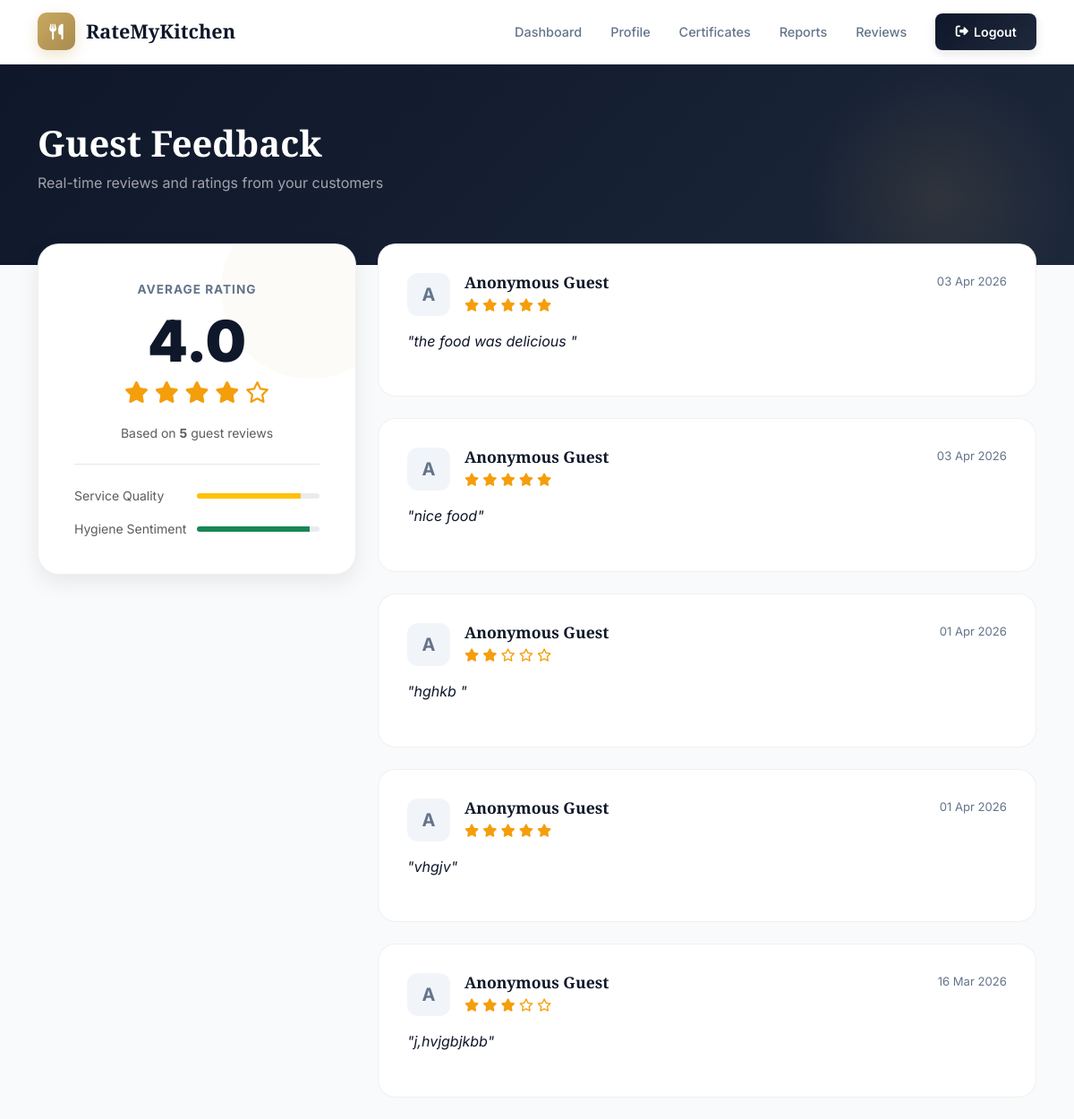
Page /User/reviews/ (signed in) on the committed database.
### User/models.py (models this page shows)
class CustomerReview(models.Model):
    hotel      = models.ForeignKey(tbl_hotel, on_delete=models.CASCADE)
    customer_name = models.CharField(max_length=100, default="Anonymous Guest", blank=True)
    rating     = models.PositiveSmallIntegerField()
    review     = models.TextField(blank=True)
    timestamp  = models.DateTimeField(auto_now_add=True)

### User/views.py (the view)
# urls.py: path("reviews/", views.view_reviews, name="view_reviews"),
def view_reviews(request):
    hotel = _require_hotel(request)
    if not hotel:
        return redirect("guest:login")
    reviews = CustomerReview.objects.filter(hotel=hotel).order_by('-timestamp')
    avg_rating = reviews.aggregate(Avg('rating'))['rating__avg'] or 0
    return render(request, 'User/Reviews.html', {
        'reviews': reviews,
        'avg_rating': round(avg_rating, 1),
        'total_reviews': reviews.count(),
        'hotel': hotel
    })

### User/views.py (called while the page is built)
def _require_hotel(request):
    hid = request.session.get("hid")
    if not hid:
        return None
    try:
        return tbl_hotel.objects.get(id=hid)
    except tbl_hotel.DoesNotExist:
        return None

### templates/User/Reviews.html (shortened to what this page needs)
{% extends "User/Header.html" %}
{% block content %}
<div class="page-banner">
    <div class="container banner-content" data-aos="fade-up">
        <h1 class="banner-title">Guest Feedback</h1>
        <p class="banner-subtitle">Real-time reviews and ratings from your customers</p>
    </div>
</div>
<div class="container" style="margin-top: -3rem; position: relative; z-index: 5;">
    {% if reviews %}
    <div class="row g-4">
        <div class="col-lg-4" data-aos="fade-right">
            <div class="rating-summary-card text-center">
                <div style="position: relative; z-index: 2;">
                    <p style="font-size: 0.85rem; font-weight: 700; color: var(--text-sub); text-transform: uppercase; letter-spacing: 1px;">Average Rating</p>
                    <div class="avg-number">{{ avg_rating }}</div>
                    <div class="stars-large">
                        {% for i in "12345" %}
                            <i class="fa{% if forloop.counter <= avg_rating %}s{% else %}r{% endif %} fa-star"></i>
                        {% endfor %}
                    </div>
                    <p class="text-muted small">Based on <strong>{{ total_reviews }}</strong> guest reviews</p>
                    <hr class="my-4" style="opacity: 0.1;">
                    <div class="d-flex flex-column gap-3 text-start">
                        <div class="d-flex align-items-center justify-content-between">
                            <span class="small fw-600 text-muted">Service Quality</span>
                            <div class="progress w-50" style="height: 6px;">
                                <div class="progress-bar bg-warning" style="width: 85%"></div>
                            </div>
                        </div>
                        <div class="d-flex align-items-center justify-content-between">
                            <span class="small fw-600 text-muted">Hygiene Sentiment</span>
                            <div class="progress w-50" style="height: 6px;">
                                <div class="progress-bar bg-success" style="width: 92%"></div>
                            </div>
                        </div>
                    </div>
                </div>
            </div>
        </div>
        <div class="col-lg-8" data-aos="fade-left">
            {% for review in reviews %}
            <div class="review-card" data-aos="fade-up" data-aos-delay="{{ forloop.counter0 }}00">
                <div class="d-flex align-items-start gap-3 mb-3">
                    <div class="reviewer-avatar">
                        {{ review.customer_name|first|upper }}
                    </div>
                    <div class="flex-grow-1">
                        <div class="d-flex justify-content-between align-items-start">
                            <h5 style="font-size: 1.1rem; font-weight: 800; color: var(--dark); margin: 0;">{{ review.customer_name }}</h5>
                            <span class="review-date">{{ review.timestamp|date:"d M Y" }}</span>
                        </div>
                        <div class="stars-small mt-1">
                            {% for i in "12345" %}
                                <i class="fa{% if forloop.counter <= review.rating %}s{% else %}r{% endif %} fa-star"></i>
                            {% endfor %}
                        </div>
                    </div>
                </div>
                <p class="review-text">"{{ review.review }}"</p>
            </div>
            {% endfor %}
        </div>
    </div>
    {% endif %}
</div>
{% endblock %}

### templates/User/Header.html (style rules this page uses)
:root { --primary: #C9A961; --primary-dark: #A88B4F; --primary-light: #f5e9cb; --success: #10b981; --warning: #f59e0b; --danger: #ef4444; --dark: #0f172a; --dark2: #1e293b; --card-bg: #ffffff; --body-bg: #f8fafc; --text-main: #0f172a; --text-sub: #64748b; --border: rgba(0,0,0,0.06); --shadow-sm: 0 2px 8px rgba(0, 0, 0, 0.04); --shadow-md: 0 8px 24px rgba(0, 0, 0, 0.08); --shadow-lg: 0 16px 48px rgba(0, 0, 0, 0.12); }
* { margin: 0; padding: 0; box-sizing: border-box; }
body { font-family: 'Inter', sans-serif; background: var(--body-bg); color: var(--text-main); min-height: 100vh; overflow-x: hidden; }
h1, h2, h3, h4, h5, h6 { font-family: 'Playfair Display', serif; font-weight: 800; }
.page-banner { background: linear-gradient(135deg, var(--dark) 0%, #1c273a 100%); padding: 4rem 0; color: white; position: relative; overflow: hidden; margin-bottom: -3rem; }
.page-banner::before { content: ''; position: absolute; top: 0; right: 0; width: 300px; height: 300px; background: radial-gradient(circle, rgba(201,169,97,0.12) 0%, transparent 70%); z-index: 1; }
.banner-content { position: relative; z-index: 2; }
.banner-title { font-size: 2.5rem; font-weight: 900; margin-bottom: 0.5rem; }
.banner-subtitle { color: rgba(255,255,255,0.6); font-size: 1rem; }

### templates/User/Reviews.html (style rules this page uses)
.rating-summary-card { background: white; border-radius: 24px; padding: 2.5rem; border: 1px solid var(--border); box-shadow: var(--shadow-md); margin-bottom: 2.5rem; position: relative; overflow: hidden; }
.rating-summary-card::before { content: ''; position: absolute; top: -50px; right: -50px; width: 200px; height: 200px; border-radius: 50%; background: rgba(201,169,97,0.05); z-index: 1; }
.avg-number { font-size: 4rem; font-weight: 900; color: var(--dark); line-height: 1; margin-bottom: 0.5rem; }
.stars-large { color: #f59e0b; font-size: 1.5rem; margin-bottom: 1rem; }
.review-card { background: white; border-radius: 20px; padding: 2rem; border: 1px solid var(--border); transition: all 0.3s cubic-bezier(0.4, 0, 0.2, 1); margin-bottom: 1.5rem; position: relative; }
.reviewer-avatar { width: 48px; height: 48px; background: #f1f5f9; border-radius: 12px; display: flex; align-items: center; justify-content: center; color: var(--text-sub); font-size: 1.25rem; font-weight: 700; }
.stars-small { color: #f59e0b; font-size: 0.9rem; }
.review-date { font-size: 0.82rem; color: var(--text-sub); }
.review-text { font-size: 1rem; color: var(--text-main); line-height: 1.6; font-style: italic; }

### rows in the picture
CustomerReview: customer_name|first "A", customer_name "Anonymous Guest", timestamp "03 Apr 2026", rating 5 (drawn), review "the food was delicious"
CustomerReview: customer_name|first "A", customer_name "Anonymous Guest", timestamp "03 Apr 2026", rating 5 (drawn), review "nice food"
CustomerReview: customer_name|first "A", customer_name "Anonymous Guest", timestamp "01 Apr 2026", rating 2 (drawn), review "hghkb"
CustomerReview: customer_name|first "A", customer_name "Anonymous Guest", timestamp "01 Apr 2026", rating 5 (drawn), review "vhgjv"
CustomerReview: customer_name|first "A", customer_name "Anonymous Guest", timestamp "16 Mar 2026", rating 3 (drawn), review "j,hvjgbjkbb"

### other values in the picture
{{ avg_rating }} "4.0"
{{ total_reviews }} "5"
